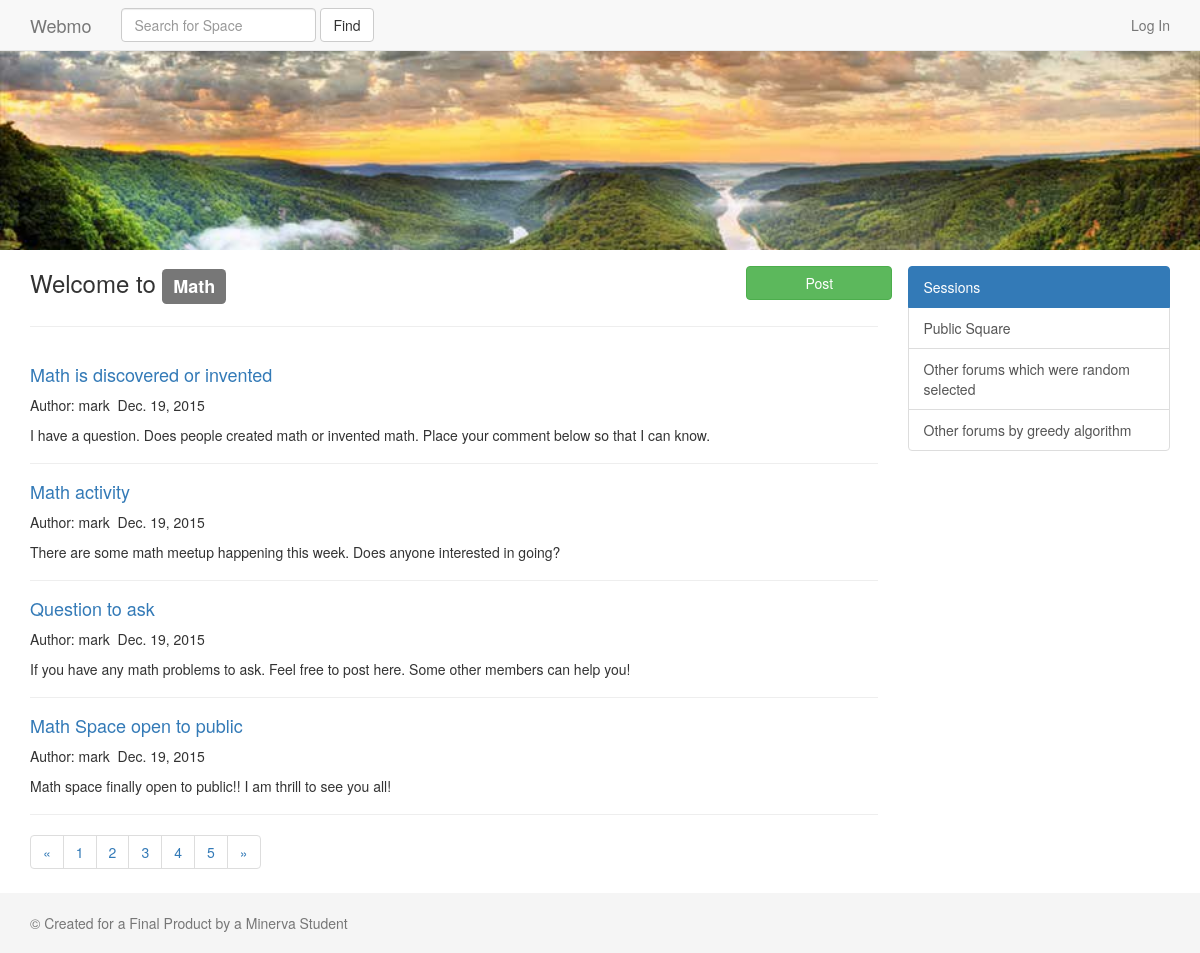
The app's page /space/math/ with its own data.
### forums/models.py (models this page shows, shortened)
class Forum(models.Model):
    name = models.CharField(max_length=100, unique=True)
    date = models.DateField('Createddate', auto_now_add=True)
    founder = models.ForeignKey(User)
    urlname = models.CharField(max_length=100, unique=True, default='')

class Post(models.Model):
    title = models.CharField(max_length=31)
    text = models.TextField()
    date = models.DateField('post date', auto_now_add=True)
    session = models.ForeignKey(Session)
    forum = models.ForeignKey(Forum)
    writer = models.ForeignKey(User)
    urlname = models.CharField(max_length=61, unique=True, default='')

class Session(models.Model):
    name = models.CharField(max_length=61)
    forum = models.ForeignKey(Forum)
    date = models.DateField('session created date', auto_now_add=True)
    urlname = models.CharField(max_length=61, unique=True, default='')

### forums/views.py (the view, shortened to what this page needs)
# urls.py: url(r'^space/(?P<name>\w+)/$', forumviews.space, name='space'),
def space(request, name, session="k1n234#$normal$%^&*"):
    try:
        forum = Forum.objects.get(urlname=name)
    except Forum.DoesNotExist:
        messages.error(request, 'Forum does not exist yet, but you can create one.')
        return HttpResponseRedirect('/')
    go = log_process(request)
    sessions = Session.objects.filter(forum=forum)
    if session != "k1n234#$normal$%^&*":
        try:
            mysession = sessions.get(urlname=session)
        except Session.DoesNotExist:
            messages.error(request, 'Your session doesn\'t exist. You can ask your manager to create one.')
            return HttpResponseRedirect('/space/' + name)
    else:
        mysession = sessions.get(name="k1n234#$normal$%^&*")
    postform = PostForm(request.POST or None)
    posts = Post.objects.filter(forum=forum, session=mysession)
    context = {
        'n': range(8),
        'go': go,
        'forum': forum,
        'mysession': mysession,
        'sessions': sessions,
        'postform': postform,
        'posts': posts,
    }
    return render(request, 'space.html', context)

### forums/forms.py
class PostForm(forms.ModelForm):
    class Meta:
        model = Post
        fields = ('title', 'text')

### templates/space.html (shortened to what this page needs)
<!DOCTYPE html>
{% load staticfiles %}
{% load widget_tweaks %}
<html lang="en">
<head>
    <link href="{% static 'css/bootstrap.min.css'%}" rel="stylesheet">
    <link href="{% static 'css/offcanvas.css'%}" rel="stylesheet">
</head>
<body>
    {% include 'nav_bar.html' %}
    <a class="cover-link">
        <img class="img-cover" src="{% static 'img/nature.jpg' %}" alt="Cover">
    </a>
    <div class="container">
        <div class="row row-offcanvas row-offcanvas-right wrapper">
            <div class="col-xs-12 col-sm-9">
                <div class="row">
                    <h3 class="col-xs-10 col-sm-8 col-md-8 col-lg-6">Welcome to <span class="label label-default">{{ forum.name }}</span></h3>
                    <div class="col-xs-0 col-sm-2 col-md-2 col-lg-4"></div>
                      <button id="post-button" class="btn btn-success col-xs-2 col-sm-2 col-md-2 col-lg-2"
             role="button" {% if go %}
             data-toggle="collapse" data-target="#collapseExample" aria-expanded="false" aria-controls="collapseExample"
             {% else %}
             data-container="body" data-toggle="popover" data-placement="bottom" data-content="Sorry, You have to login in order to post."
             {% endif %}>Post</button>
                </div>
                <hr>
            {% for i in posts reversed %}
                  <div class="posts">
                    <h4><a href="{% url 'page' forum=forum.urlname session=mysession.urlname article=i.urlname%}">{{ i.title }} </a></h4>
                      <p>Author: {{ i.writer }}<span>&nbsp; {{ i.date }}</span></p>
                    <p>{{ i.text }}</p>
                  </div>
            {% endfor %}
            </div>
            <div class="col-xs-6 col-sm-3 sidebar-offcanvas" id="sidebar">
              <div class="list-group">
                <a class="list-group-item active">Sessions</a>
                  {% for i in sessions %}
                    {% if i.name == 'k1n234#$normal$%^&*' %}
                  <a href="{% url 'space' name=forum.urlname %}" class="list-group-item">Public Square</a>
                    {% else %}
                  <a href="{% url 'spacewithsession' name=forum.urlname session=i.urlname %}" class="list-group-item">{{ i.name }}</a>
                    {% endif %}
                  {% endfor %}
                  <a class="list-group-item">Other forums which were random selected</a>
                  <a class="list-group-item">Other forums by greedy algorithm</a>
              </div>
            </div>
        </div>
        <nav>
          <ul class="pagination">
            <li>
              <a href="#" aria-label="Previous">
                <span aria-hidden="true">&laquo;</span>
              </a>
            </li>
            <li><a href="#">1</a></li>
            <li><a href="#">2</a></li>
            <li><a href="#">3</a></li>
            <li><a href="#">4</a></li>
            <li><a href="#">5</a></li>
            <li>
              <a href="#" aria-label="Next">
                <span aria-hidden="true">&raquo;</span>
              </a>
            </li>
          </ul>
        </nav>
    </div>
    {% include 'footer.html' %}
</body>
</html>

### static_in/css/offcanvas.css (style rules this page uses)
html, body { overflow-x: hidden; }

### templates/space.html (style rules this page uses)
.cover-link { position: relative; height: 250px; overflow: hidden; display:block; }
.img-cover { min-height: 100%; min-width: 100%; }
#post-button { margin-top: 16px; }
#sidebar { margin-top:16px; }
.posts { border-bottom: 1px inset; padding-top: 8px; padding-bottom: 8px; }

### records on screen
Forum: name "Math"
Post: title "Math is discovered or invented", writer "mark", date "Dec. 19, 2015", text "I have a question. Does people created math or invented math. Place your comment below so that I can know."
Post: title "Math activity", writer "mark", date "Dec. 19, 2015", text "There are some math meetup happening this week. Does anyone interested in going?"
Post: title "Question to ask", writer "mark", date "Dec. 19, 2015", text "If you have any math problems to ask. Feel free to post here. Some other members can help you!"
Post: title "Math Space open to public", writer "mark", date "Dec. 19, 2015", text "Math space finally open to public!! I am thrill to see you all!"
Session: shows "Public Square"
